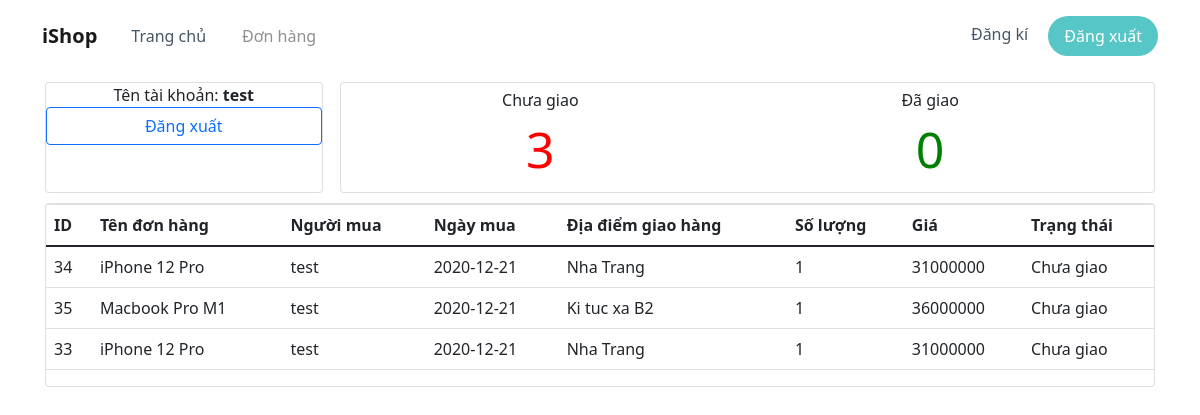
Page /order.php (signed in) on the committed database.
### tables this page shows
CREATE TABLE `TBL_ORDER` (
  `id` int NOT NULL AUTO_INCREMENT,
  `item_id` int DEFAULT NULL,
  `user_id` int DEFAULT NULL,
  `count` int DEFAULT NULL,
  `address` varchar(255) DEFAULT NULL,
  `date` date DEFAULT NULL,
  `status` int DEFAULT NULL,
  PRIMARY KEY (`id`),
  KEY `item_id` (`item_id`),
  KEY `user_id` (`user_id`),
  CONSTRAINT `tbl_order_ibfk_1` FOREIGN KEY (`item_id`) REFERENCES `TBL_ITEM` (`id`),
  CONSTRAINT `tbl_order_ibfk_2` FOREIGN KEY (`user_id`) REFERENCES `TBL_USER` (`id`)
);

CREATE TABLE `TBL_ITEM` (
  `id` int NOT NULL,
  `name` varchar(255) DEFAULT NULL,
  `price` decimal(10,2) DEFAULT NULL,
  `thumnail` varchar(255) DEFAULT NULL,
  PRIMARY KEY (`id`)
);

### order.php (the view, shortened to what this page needs)
<?php
$db_server = "127.0.0.1";
$db_username = "root";
$db_password = "kmrdeveloper315";
$db_name = "quanlidonhang";
$con = new mysqli($db_server, $db_username, $db_password, $db_name);
$user =  $_SESSION['user'];
$sql = "SELECT DISTINCT TBL_ORDER.id, TBL_ORDER.count, TBL_ORDER.status, TBL_ITEM.name, TBL_ORDER.date, TBL_USER.name as n, TBL_ITEM.price, TBL_ORDER.count, TBL_ORDER.address from TBL_ORDER, TBL_ITEM, TBL_USER WHERE TBL_ITEM.id=TBL_ORDER.item_id AND TBL_ORDER.user_id={$user->id} AND TBL_ORDER.user_id=TBL_USER.id ORDER BY TBL_ORDER.date";
$result = $con->query($sql);
$sql_is_shipped = "SELECT * FROM TBL_ORDER WHERE status=1 AND user_id={$user->id}";
$sql_is_not_shipped = "SELECT * FROM TBL_ORDER WHERE status=0 AND user_id={$user->id}";
$shipped = mysqli_num_rows($con->query($sql_is_shipped));
$not_shipped = mysqli_num_rows($con->query($sql_is_not_shipped));
?>
<!DOCTYPE html>
<html>
<head>
    <link rel="stylesheet" href="assets/bootstrap/css/bootstrap.min.css">
    <link rel="stylesheet" href="resources/fontawesome/css/all.css">
    <link rel="stylesheet" href="assets/fonts/ionicons.min.css">
    <link rel="stylesheet" href="assets/css/Article-List.css">
    <link rel="stylesheet" href="assets/css/Login-Form-Clean.css">
    <link rel="stylesheet" href="assets/css/Navigation-Clean.css">
    <link rel="stylesheet" href="assets/css/Navigation-with-Button.css">
    <link rel="stylesheet" href="assets/css/Navigation-with-Search.css">
    <link rel="stylesheet" href="assets/css/styles.css">
    <link href="./resources/bootstrap/css/bootstrap.min.css" rel="stylesheet" type="text/css" />
    <link href="./resources/fontawesome/css/all.css" rel="stylesheet" type="text/css" />
    <link href="./css/float.css" rel="stylesheet" type="text/css" />
</head>
<body>
    <nav class="navbar navbar-light navbar-expand-md navigation-clean-button">
        <div class="container"><a class="navbar-brand" href="index.php">iShop</a>
            <div class="collapse navbar-collapse" id="navcol-1">
                <ul class="nav navbar-nav mr-auto">
                    <li class="nav-item"><a class="nav-link" href="index.php">Trang chủ</a></li>
                    <li class="nav-item"><a class="nav-link active" href="order.php">Đơn hàng</a></li>
                </ul><span class="navbar-text actions"> <a class="login" href="">Đăng kí</a>
                    <?php
                    if ($user != null) {
                        echo "<a class=\"btn btn-light action-button\" role=\"button\" href=\"signout.php\">Đăng xuất</a></span></div>";
                    } else {
                        echo "<a class=\"btn btn-light action-button\" role=\"button\" href=\"signin.php\">Đăng nhập</a></span></div>";
                    }
                    ?>
            </div>
    </nav>
    <div class="container" style="margin-top: 10px;">
        <div class="col">
            <div class="row">
                <div class="col col-lg-3 card">
                    <div class="text-center">Tên tài khoản: <strong><?= $user->name ?></strong></div>
                    <div class="row">
                        <button type="button" class="btn btn-outline-primary" onclick="sign_out()">Đăng xuất</button>
                    </div>
                </div>
                <div class="col">
                    <div class="card row" style="padding: 5px; margin-left: 5px">
                        <div class="row text-center">
                        <div class="col">
                            <div>Chưa giao</div>
                            <div style="color: red; font-size: 50px;"><?= $not_shipped?></div>
                        </div>
                        <div class="col">
                            <div>Đã giao</div>
                            <div style="color: green; font-size: 50px;"><?= $shipped?></div>
                        </div>
                        </div>
                    </div>
                </div>
            </div>
            <div class="row card" style="margin-top: 10px;">
                <table class="table">
                    <thead>
                        <tr>
                            <th scope="col">ID</th>
                            <th scope="col">Tên đơn hàng</th>
                            <th scope="col">Người mua</th>
                            <th scope="col">Ngày mua</th>
                            <th scope="col">Địa điểm giao hàng</th>
                            <th scope="col">Số lượng</th>
                            <th scope="col">Giá</th>
                            <th scope="col">Trạng thái</th>
                        </tr>
                    </thead>
                    <tbody id="table-item">
                        <?php
                        while ($row = mysqli_fetch_assoc($result)) {
                            $price = $row['price'] * $row['count'];
                            $status = "Chưa giao";
                            if ($row['status'] == 0) $status = "Chưa giao";
                            else $status = "Đã giao";
                            echo "<tr><td>" . $row['id'] . "</td><td>" . $row['name'] . "</td><td>" . $row['n'] . "</td><td>". $row['date'] . "</td><td>" . $row['address'] . "</td><td>".$row['count']."</td><td>" . $price ."</td><td>".$status."</td></tr>";
                        }
                        ?>
                    </tbody>
                </table>
            </div>
        </div>
    </div>
</body>
</html>

### assets/css/Navigation-with-Button.css (style rules this page uses)
.navigation-clean-button { background: #fff; padding-top: .75rem; padding-bottom: .75rem; color: #333; border-radius: 0; box-shadow: none; border: none; margin-bottom: 0; }
@media (min-width:768px) { .navigation-clean-button { padding-top: 1rem; padding-bottom: 1rem; } }
.navigation-clean-button .navbar-brand { font-weight: bold; color: inherit; }
.navigation-clean-button .navbar-collapse, .navigation-clean-button .form-inline { border-top-color: #ddd; }
.navigation-clean-button .navbar-nav a.active, .navigation-clean-button .navbar-nav > .show > a { background: none; box-shadow: none; }
.navigation-clean-button.navbar-light .navbar-nav a.active, .navigation-clean-button.navbar-light .navbar-nav a.active:focus, .navigation-clean-button.navbar-light .navbar-nav a.active:hover { color: #8f8f8f; box-shadow: none; background: none; pointer-events: none; }
.navigation-clean-button.navbar .navbar-nav .nav-link { padding-left: 18px; padding-right: 18px; }
.navigation-clean-button.navbar-light .navbar-nav .nav-link { color: #465765; }
.navigation-clean-button .actions .login { margin-right: 1rem; text-decoration: none; color: #465765; }
.navigation-clean-button .navbar-text .action-button, .navigation-clean-button .navbar-text .action-button:active, .navigation-clean-button .navbar-text .action-button:hover { background: #56c6c6; border-radius: 20px; font-size: inherit; color: #fff; box-shadow: none; border: none; text-shadow: none; padding: .5rem 1rem; transition: background-color 0.25s; font-size: inherit; }

### rows in the picture
tbl_order: id "34", item.name "iPhone 12 Pro", n "test", date "2020-12-21", address "Nha Trang", count "1", price "31000000", status "Chưa giao"
tbl_order: id "35", item.name "Macbook Pro M1", n "test", date "2020-12-21", address "Ki tuc xa B2", count "1", price "36000000", status "Chưa giao"
tbl_order: id "33", item.name "iPhone 12 Pro", n "test", date "2020-12-21", address "Nha Trang", count "1", price "31000000", status "Chưa giao"

### other values in the picture
$user->name "test"
$not_shipped "3"
$shipped "0"
